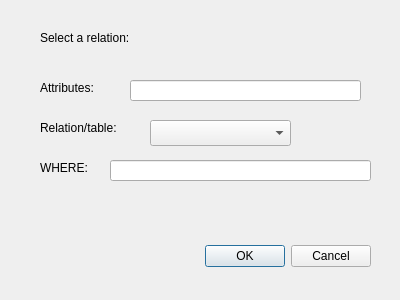
<?xml version="1.0" encoding="UTF-8"?>
<ui version="4.0">
 <class>SelectRelation</class>
 <widget class="QDialog" name="SelectRelation">
  <property name="geometry">
   <rect>
    <x>0</x>
    <y>0</y>
    <width>400</width>
    <height>300</height>
   </rect>
  </property>
  <property name="windowTitle">
   <string>Dialog</string>
  </property>
  <widget class="QDialogButtonBox" name="buttonBox">
   <property name="geometry">
    <rect>
     <x>30</x>
     <y>240</y>
     <width>341</width>
     <height>32</height>
    </rect>
   </property>
   <property name="orientation">
    <enum>Qt::Horizontal</enum>
   </property>
   <property name="standardButtons">
    <set>QDialogButtonBox::Cancel|QDialogButtonBox::Ok</set>
   </property>
  </widget>
  <widget class="QLabel" name="title">
   <property name="geometry">
    <rect>
     <x>40</x>
     <y>30</y>
     <width>121</width>
     <height>16</height>
    </rect>
   </property>
   <property name="text">
    <string>Select a relation: </string>
   </property>
  </widget>
  <widget class="QLabel" name="sAttributesL">
   <property name="geometry">
    <rect>
     <x>40</x>
     <y>80</y>
     <width>81</width>
     <height>16</height>
    </rect>
   </property>
   <property name="text">
    <string>Attributes: </string>
   </property>
  </widget>
  <widget class="QLabel" name="sRelationL">
   <property name="geometry">
    <rect>
     <x>40</x>
     <y>120</y>
     <width>111</width>
     <height>16</height>
    </rect>
   </property>
   <property name="text">
    <string>Relation/table: </string>
   </property>
  </widget>
  <widget class="QLabel" name="sWhereL">
   <property name="geometry">
    <rect>
     <x>40</x>
     <y>160</y>
     <width>59</width>
     <height>16</height>
    </rect>
   </property>
   <property name="text">
    <string>WHERE: </string>
   </property>
  </widget>
  <widget class="QLineEdit" name="sWhereE">
   <property name="geometry">
    <rect>
     <x>110</x>
     <y>160</y>
     <width>261</width>
     <height>21</height>
    </rect>
   </property>
  </widget>
  <widget class="QComboBox" name="sRelationE">
   <property name="geometry">
    <rect>
     <x>150</x>
     <y>120</y>
     <width>141</width>
     <height>26</height>
    </rect>
   </property>
  </widget>
  <widget class="QLineEdit" name="sAttributesE">
   <property name="geometry">
    <rect>
     <x>130</x>
     <y>80</y>
     <width>231</width>
     <height>21</height>
    </rect>
   </property>
  </widget>
 </widget>
 <resources/>
 <connections>
  <connection>
   <sender>buttonBox</sender>
   <signal>accepted()</signal>
   <receiver>SelectRelation</receiver>
   <slot>accept()</slot>
   <hints>
    <hint type="sourcelabel">
     <x>248</x>
     <y>254</y>
    </hint>
    <hint type="destinationlabel">
     <x>157</x>
     <y>274</y>
    </hint>
   </hints>
  </connection>
  <connection>
   <sender>buttonBox</sender>
   <signal>rejected()</signal>
   <receiver>SelectRelation</receiver>
   <slot>reject()</slot>
   <hints>
    <hint type="sourcelabel">
     <x>316</x>
     <y>260</y>
    </hint>
    <hint type="destinationlabel">
     <x>286</x>
     <y>274</y>
    </hint>
   </hints>
  </connection>
 </connections>
</ui>
